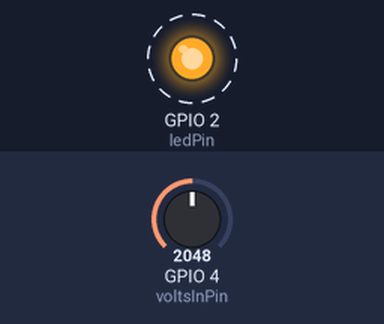
The program below on a simulated ESP32. Parts: output pins drawn as LEDs (lit = HIGH). Dashed ring = blinking. Inputs (shaded band) come from the test bench; at power-on: GPIO 4 (voltsInPin) = 2048.

Above: at 1.4 s.
1.5 s: GPIO 4 (voltsInPin) set to 491
At 1.65 s:
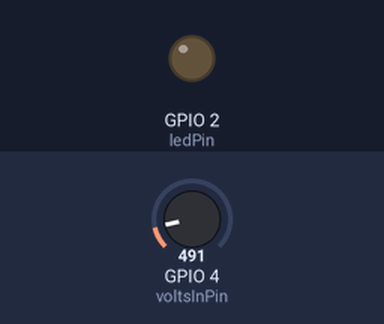
4.7 s: GPIO 4 (voltsInPin) set to 2047
At 4.89 s:
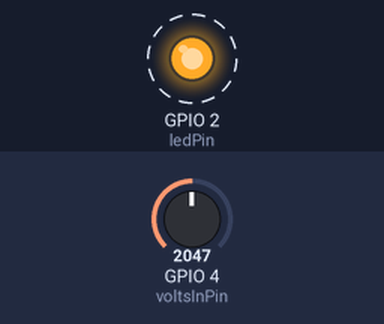
Timing chart, 0 to 13.9 s (numbered marks = the images above; inputs shaded):
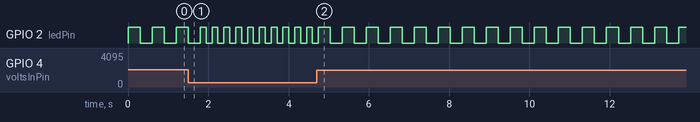

Measured:
- after the input at 4.7 s, GPIO 2 (ledPin): alternates HIGH for 0.30 s and LOW for 0.30 s, starting after 0.34 s
- by itself, GPIO 2 (ledPin): repeats every 0.29 s: HIGH 0.15 s, LOW 0.15 s

The program:

main.cpp
```cpp
#include <Arduino.h>

// ----- Pines ------
//const int voltsInPin = 4;
#define voltsInPin 4
//const int ledPin = 2;
#define ledPin 2

void setup() {
  pinMode(ledPin, OUTPUT);
}
void loop() {
  int rawReading = analogRead(voltsInPin);
  int period = map(rawReading, 0, 4095, 100, 500);
  digitalWrite(ledPin, HIGH);
  delay(period);
  digitalWrite(ledPin, LOW);
  delay(period);
}
```
